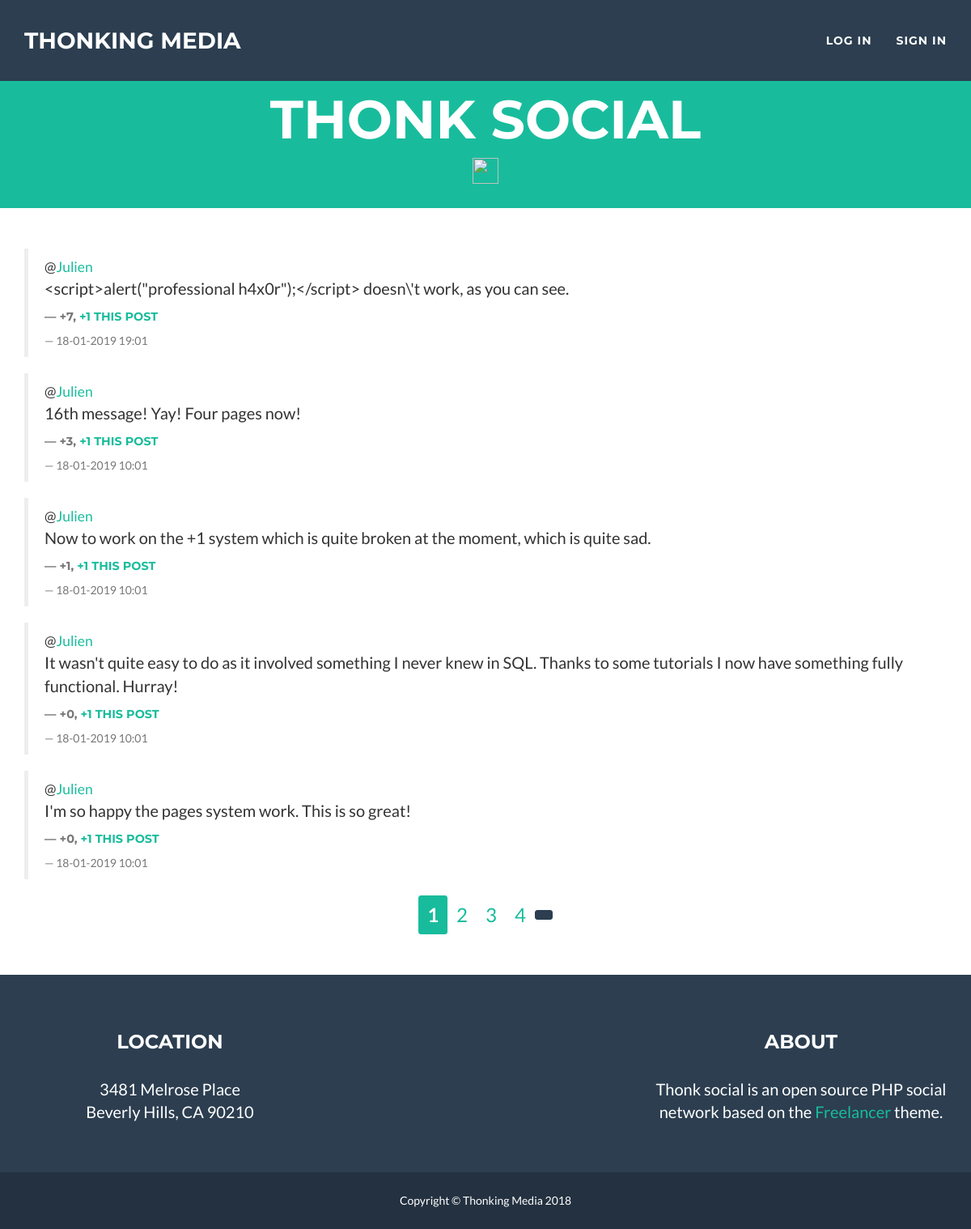
The page / on the database its author committed.
### tables this page shows
CREATE TABLE IF NOT EXISTS `messages` (
  `ID` int(11) NOT NULL AUTO_INCREMENT,
  `message` varchar(2000) NOT NULL,
  `user` varchar(255) NOT NULL,
  `date` datetime NOT NULL,
  `plusone` int(255) NOT NULL DEFAULT '0',
  PRIMARY KEY (`ID`)
);

### php/database_connection.php (called while the page is built)
<?php
try {
    $databaseConnection = new PDO('mysql:host=localhost;dbname=microblog', 'root', '');
    $databaseConnection->setAttribute(PDO::ATTR_ERRMODE, PDO::ERRMODE_EXCEPTION);
} catch(PDOException $e) {
    $e->getMessage();
}
if (isset($_GET["page"])) {
	$page = $_GET['page'];
} else {
	$page = 1;
}
$limite = 5;
$debut = ($page - 1) * $limite;
$rqt = 'SELECT SQL_CALC_FOUND_ROWS * FROM messages ORDER BY -date LIMIT :limite OFFSET :debut';
$rqt = $databaseConnection->prepare($rqt);
$rqt->bindValue('limite', $limite, PDO::PARAM_INT);
$rqt->bindValue('debut', $debut, PDO::PARAM_INT);
$rqt->execute();
$resultFoundRows = $databaseConnection->query('SELECT found_rows()');
$nombredElementsTotal = $resultFoundRows->fetchColumn();
$nombreDePages = ceil($nombredElementsTotal / $limite);
?>

### index.php (the view, shortened to what this page needs)
<html lang="fr">
    <head>
        <link href="vendor/bootstrap/css/bootstrap.min.css" rel="stylesheet">
        <link href="css/freelancer.css" rel="stylesheet">
        <link href="css/style.css" rel="stylesheet">
        <link href="vendor/font-awesome/css/font-awesome.min.css" rel="stylesheet" type="text/css">
        <link rel="stylesheet" href="https://cdnjs.cloudflare.com/ajax/libs/material-design-iconic-font/2.2.0/css/material-design-iconic-font.min.css">
        <?php
            include 'php/database_connection.php';
        ?>
    </head>
    <body id="page-top" class="index">
        <nav id="mainNav" class="navbar navbar-default navbar-fixed-top navbar-custom">
            <div class="container">
                <div class="navbar-header page-scroll">
                    <a class="navbar-brand" href="#page-top">Thonking media</a>
                </div>
                <div class="collapse navbar-collapse" id="bs-example-navbar-collapse-1">
                    <ul class="nav navbar-nav navbar-right">
                        <?php
                            if(isset($_SESSION["logged"])) {
                                if ($_SESSION["logged"]) {
                                    ?>
                                    <li class="page-scroll">
                                        <a>Welcome, <?php echo $_SESSION["user"]; ?></a>
                                    </li>
                                    <li class="page-scroll">
                                        <a href="./php/logout.php">Log out</a>
                                    </li>
                                    <?php
                                }
                            } else {
                                ?>
                                <li class="page-scroll">
                                    <a href="log_in.php">Log in</a>
                                </li>
                                <li class="page-scroll">
                                    <a href="sign_in.php">Sign in</a>
                                </li>
                                <?php
                            }
                        ?>
                    </ul>
                </div>
            </div>
        </nav>
        <header>
            <div class="container">
                <div class="row">
                    <div class="col-lg-12">
                        <div class="intro-text">
                            <span class="name">Thonk social</span>
                            <img src="https://cdn.discordapp.com/emojis/371744933461229568.png" width="32px">
                        </div>
                    </div>
                </div>
            </div>
        </header>
        <section>
            <div class="container">
                <div class="row">
                    <div class="col-md-12">
                        <?php
                            while ($msg = $rqt->fetch(PDO::FETCH_ASSOC)) {
                                $mid = $msg['ID'];
                                $message = $msg['message'];
                                $date = $msg['date'];
                                $phpdate = strtotime( $date );
                                $date = date('d-m-Y H:m', $phpdate );
                                $auteur = $msg['user'];
                                $plusone = $msg['plusone'];
                        ?>
                        <blockquote>
                            <span class='flex'>
                                <span>
                                    @<a href='#'><?php echo $auteur; ?></a>
                                </span>
                            </span>
                            <?php
                                if(isset($_GET['a'])) {
                                    if(isset($_GET['id'])) {
                                        if($_GET['id'] == $id) {
                                            ?>
                                            <form action='./php/message.php' method='post' class='row'>
                                                <div class='col-sm-10'>
                                                    <textarea id='msgedit' name='msgedit' class='form-control' required><?php echo $message; ?></textarea>
                                                    <input type='hidden' name='id' value='<?php echo $id; ?>'>
                                                </div>
                                                <div class='col-sm-2'>
                                                    <button type='submit' class='btn btn-success btn-lg'>Send</button>
                                                </div>
                                            </form>
                                            <?php
                                        } else echo "<p>$message</p>";
                                    } else echo "<p>$message</p>";
                                } else echo "<p>$message</p>";
                                echo "<h4><footer>+$plusone, <a class='plusOne' data-id='$mid'>+1 this post</a></footer></h4><footer>$date</footer></blockquote>";
                            }
                        ?>
                    </div>
                    <div class="center-a-btn">
                            ?><a href="?page=<?php echo $page - 1; ?>" id="nav-page" class="btn btn-primary btn-sm"><i class="zmdi zmdi-chevron-left"></i></a><?php
                        for ($i = 1; $i <= $nombreDePages; $i++) {
                            if ($page == $i) {
                                ?><a href="?page=<?php echo $i; ?>" id="nav-page" class="btn btn-success btn-sm"><?php echo $i; ?></a><?php
                            } else {
                                ?><a href="?page=<?php echo $i; ?>" id="nav-page" class="btn btn-secondary btn-sm"><?php echo $i; ?></a><?php
                            }
                        }
                        if ($page < $nombreDePages) {
                            ?><a href="?page=<?php echo $page + 1; ?>" id="nav-page" class="btn btn-primary btn-sm"><i class="zmdi zmdi-chevron-right"></i></a><?php
                        }
                        ?>
                    </div>
                </div>
            </div>
        </section>
        <footer class="text-center">
            <div class="footer-above">
                <div class="container">
                    <div class="row">
                        <div class="footer-col col-md-4">
                            <h3>Location</h3>
                            <p>3481 Melrose Place
                                <br>Beverly Hills, CA 90210</p>
                        </div>
                        <div class="footer-col col-md-4">
                        </div>
                        <div class="footer-col col-md-4">
                            <h3>About</h3>
                            <p>Thonk social is an open source PHP social network based on the <a href="https://startbootstrap.com/template-overviews/freelancer/">Freelancer</a> theme.</p>
                        </div>
                    </div>
                </div>
            </div>
            <div class="footer-below">
                <div class="container">
                    <div class="row">
                        <div class="col-lg-12">
                            Copyright &copy; Thonking Media 2018
                        </div>
                    </div>
                </div>
            </div>
        </footer>
    </body>
</html>

### css/freelancer.css (style rules this page uses)
body { font-family: 'Lato', 'Helvetica Neue', Helvetica, Arial, sans-serif; overflow-x: hidden; }
p { font-size: 20px; }
a, a:hover, a:focus, a:active, a.active { color: #18BC9C; outline: none; }
h1, h2, h3, h4, h5, h6 { font-family: "Montserrat", "Helvetica Neue", Helvetica, Arial, sans-serif; text-transform: uppercase; font-weight: 700; }
header { text-align: center; background: #18BC9C; color: white; }
header .container { padding-top: 100px; padding-bottom: 10px; }
header img { display: block; margin: 0 auto 20px; }
header .intro-text .name { display: block; font-family: "Montserrat", "Helvetica Neue", Helvetica, Arial, sans-serif; text-transform: uppercase; font-weight: 700; font-size: 2em; }
@media (min-width: 768px) { header .intro-text .name { font-size: 4.75em; } }
.navbar-custom { background: #2C3E50; font-family: "Montserrat", "Helvetica Neue", Helvetica, Arial, sans-serif; text-transform: uppercase; font-weight: 700; border: none; }
.navbar-custom .navbar-brand { color: white; }
.navbar-custom .navbar-nav { letter-spacing: 1px; }
.navbar-custom .navbar-nav li a { color: white; }
@media (min-width: 768px) { .navbar-custom { padding: 25px 0; -webkit-transition: padding 0.3s; -moz-transition: padding 0.3s; transition: padding 0.3s; } }
@media (min-width: 768px) { .navbar-custom .navbar-brand { font-size: 2em; -webkit-transition: all 0.3s; -moz-transition: all 0.3s; transition: all 0.3s; } }
section { padding: 50px 0; }
footer { color: white; }
footer h3 { margin-bottom: 30px; }
footer .footer-above { padding-top: 50px; background-color: #2C3E50; }
footer .footer-col { margin-bottom: 50px; }
footer .footer-below { padding: 25px 0; background-color: #233140; }
.btn-primary { color: white; background-color: #2C3E50; border-color: #2C3E50; font-weight: 700; }
.btn-success { color: white; background-color: #18BC9C; border-color: #18BC9C; font-weight: 700; }

### css/style.css (style rules this page uses)
.flex { display: flex; justify-content: space-between; }
.center-a-btn { text-align: center; }
#nav-page { font-size: 18pt; }

### rows shown on the page
messages: user "Julien", message "<script>alert(\"professional h4x0r\");</script> doesn\\'t work, as you can see.", plusone "7", date "18-01-2019 19:01"
messages: user "Julien", message "16th message! Yay! Four pages now!", plusone "3", date "18-01-2019 10:01"
messages: user "Julien", message "Now to work on the +1 system which is quite broken at the moment, which is quite sad.", plusone "1", date "18-01-2019 10:01"
messages: user "Julien", message "It wasn't quite easy to do as it involved something I never knew in SQL. Thanks to some tutorials I now have something fully functional. Hurray!", plusone "0", date "18-01-2019 10:01"
messages: user "Julien", message "I'm so happy the pages system work. This is so great!", plusone "0", date "18-01-2019 10:01"
